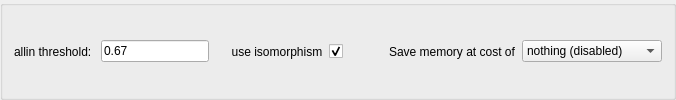
           <widget class="QGroupBox" name="wasHorizontalLayout_54">
            <layout class="QHBoxLayout" name="horizontalLayout_24">
             <item>
              <widget class="QLabel" name="label_75">
               <property name="text">
                <string>allin threshold: </string>
               </property>
              </widget>
             </item>
             <item>
              <widget class="QLineEdit" name="allinThresholdText">
               <property name="sizePolicy">
                <sizepolicy hsizetype="Preferred" vsizetype="Fixed">
                 <horstretch>0</horstretch>
                 <verstretch>0</verstretch>
                </sizepolicy>
               </property>
               <property name="text">
                <string>0.67</string>
               </property>
              </widget>
             </item>
             <item>
              <widget class="QLabel" name="label_76">
               <property name="text">
                <string>     use isomorphism</string>
               </property>
              </widget>
             </item>
             <item>
              <widget class="QCheckBox" name="useIsoCheck">
               <property name="text">
                <string/>
               </property>
               <property name="checked">
                <bool>true</bool>
               </property>
              </widget>
             </item>
             <item>
              <spacer name="horizontalSpacer_6">
               <property name="orientation">
                <enum>Qt::Horizontal</enum>
               </property>
               <property name="sizeHint" stdset="0">
                <size>
                 <width>40</width>
                 <height>20</height>
                </size>
               </property>
              </spacer>
             </item>
             <item>
              <widget class="QLabel" name="label_77">
               <property name="text">
                <string>Save memory at cost of</string>
               </property>
              </widget>
             </item>
             <item>
              <widget class="QComboBox" name="useHalfFloats_box">
               <item>
                <property name="text">
                 <string>nothing (disabled)</string>
                </property>
               </item>
               <item>
                <property name="text">
                 <string>speed</string>
                </property>
               </item>
               <item>
                <property name="text">
                 <string>speed and accuracy</string>
                </property>
               </item>
              </widget>
             </item>
            </layout>
           </widget>
